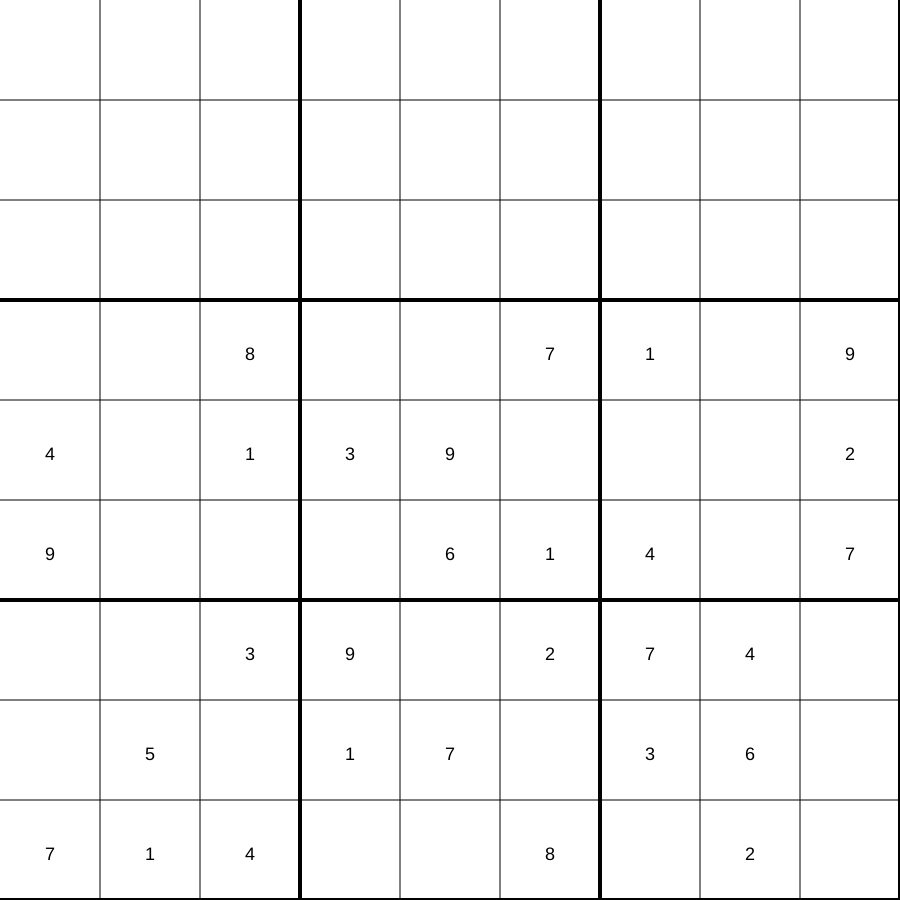
Frame 1 (no input)
Frame 60 (no input): identical to frame 1, image omitted
Frame 120 (the mouse pressed at the canvas centre since frame 60): identical to frame 1, image omitted

The p5.js sketch that drew this single still picture (run headless with seeded random() and noise() and a simulated clock; from frame 60 on, the mouse is pressed at the canvas centre):

// p5.js sketch
// ── sketch.js
//var puzzle = "6.......7....9..2.3.1..259.8....7.13....8....76.3....8.782..1.6.5..3....2.......9";

var puzzle1 = "196583274537249816842716593368427159671395682925861437683952741259174368714638925";//solution
//var puzzle = ".9...3274.3724..1.84.71...33.8..71.94.139...29...614.7..39.274..5.17.36.714..8.2.";//solvable on elimination only
var puzzle = ".............................8..71.94.139...29...614.7..39.274..5.17.36.714..8.2.";//reduced version, gets stuck on elimination only

//var puzzle = "....23.....4...1...5..84.9...1.7.9.2.93..6.......1.76..........8.......4.6....587";

var grid = [];
var current;
var step;
var solve;
var debug;
var stuck;
var cnt;

var BoxType = function () {
    this.nums = [1, 2, 3, 4, 5, 6, 7, 8, 9];
}

function setBox(index, val) {
    grid[index].nums = [];
    grid[index].nums.push(int(val));
}

function drawGrid() {
    background(255);
    var spacing = width / 9;
    if (debug.checked()) {
        fill(255, 0, 0);
        rect((current % 9) * spacing, floor(current / 9) * spacing, spacing, spacing);
    }
    for (var i = 0; i < 9; i++) {
        if (i % 3 == 2) {
            strokeWeight(4);
        } else {
            strokeWeight(1);
        }
        line(0, (i + 1) * spacing, width, (i + 1) * spacing);
        line((i + 1) * spacing, 0, (i + 1) * spacing, width);
        
        for (var j = 0; j < 9; j++) {
            if (grid[i + j * 9].nums.length == 1) {
                if (debug.checked()) {
                    fill(0, 255, 0);
                    strokeWeight(1);
                    rect(i * spacing + 5, j * spacing + 5, spacing - 10, spacing - 10);
                }
                fill(0);
                text(grid[i + j * 9].nums[0], i * spacing + spacing*.45, j * spacing + spacing*.6);
            } else {
                if (debug.checked()) {
                    for (var x = 0; x < grid[i + j * 9].nums.length; x++) {
                        fill(0);
                        text(grid[i + j * 9].nums[x], i * spacing + ((x % 3) * spacing / 4) + spacing*.15, j * spacing + (floor(x / 3) * spacing / 4)+ spacing*.35);
                    }
                }
            }
        }
    }
}
function deepCopy(obj) {
    if (Object.prototype.toString.call(obj) === '[object Array]') {
        var out = [], i = 0, len = obj.length;
        for ( ; i < len; i++ ) {
            out[i] = arguments.callee(obj[i]);
        }
        return out;
    }
    if (typeof obj === 'object') {
        var out = {}, i;
        for ( i in obj ) {
            out[i] = arguments.callee(obj[i]);
        }
        return out;
    }
    return obj;
}

function solveGrid() {

}

function checkFinished() {
    var finished = true;
    var i = 0;
    while (i < 81 && finished) {
        if (grid[i].nums.length > 1) {
            finished = false;
        }
        i++;
    }
    return finished;
}

function checkErrors(){
    var errcnt=0;
    for (var i = 0; i < 9; i++) {//col check
        cnt=[0,0,0,0,0,0,0,0,0];
        for (var j = 0; j < 9; j++) {
            for (var k = 1; k < 10; k++) {
                if(grid[j*9+i].nums.indexOf(k)!=-1){
                    cnt[k-1]++;
                }
            }
        }
        if(cnt.filter(n => n!=1).length){
           // console.log("error on col " +(i+1)+" : "+cnt);
            errcnt++;
        }
    }
    for (var i = 0; i < 9; i++) {//row check
        cnt=[0,0,0,0,0,0,0,0,0];
        for (var j = 0; j < 9; j++) {
            for (var k = 1; k < 10; k++) {
                if(grid[j+i*9].nums.indexOf(k)!=-1){
                    cnt[k-1]++;
                }
            }
        }
        if(cnt.filter(n => n!=1).length){
           // console.log("error on row " +(i+1)+" : "+cnt);
            errcnt++;
        }
    }
    for (var i = 0; i < 9; i++) {//square check
        cnt=[0,0,0,0,0,0,0,0,0];
        for (var j = 0; j < 9; j++) {
            for (var k = 1; k < 10; k++) {
                if(grid[j%3+9*floor(j/3)+floor(i/3)*3+(i%3)*27].nums.indexOf(k)!=-1){
                    cnt[k-1]++;
                }
            }
        }
        if(cnt.filter(n => n!=1).length) {
            //console.log("error on square " +(i%3+1)+","+(floor(i/3)+1)+" : "+cnt);
            errcnt++;
        }
    }
    console.log("Found "+errcnt+" errors !");
    return errcnt;
}

function populateGrid() {
    for (var i = 0; i < 81; i++) {
        grid[i] = new BoxType();
        if (puzzle[i] > 0) {
            setBox(i, puzzle[i]);
        }
    }
}

function stepF(){
    checkErrors();
    if(checkFinished())console.log("Finished !");
}

function simplify(){
    
}

function setup() {
    createCanvas(windowHeight*.9, windowHeight*.9);
    background(200);
    textSize(18);
    step = createButton("step");
    step.mousePressed(stepF);
    
    simply = createButton("Simplify!");
    simply.mousePressed(simplify);
    
    solve = createButton("solve!");
    solve.mousePressed(solveGrid);
    
    
    debug = createCheckbox("Enable debugging", false);
    debug.changed(drawGrid);
    
    current = 0;
    stuck = 0;
    
    populateGrid();
    console.log(grid);
    drawGrid();
}

function draw() {
}

// ── sketch1.js
var puzzle = "6.......7....9..2.3.1..259.8....7.13....8....76.3....8.782..1.6.5..3....2.......9";
var grid=[];
var debug=true;
var current=0;

var BoxType = function(){
    this.nums=[1, 2, 3, 4, 5, 6, 7, 8, 9];
    this.square=-1;
    this.line=-1;
    this.col=-1;
}


function setBox(index, val) {
    grid[index].nums = [];
    grid[index].nums.push(int(val));
}

function setupGrid(){
    for(var j=0;j<9;j++){
        for(var i=0;i<9;i++){
            var index=i+j*9;
            b=new BoxType();
            b.line=i;
            b.col=j;
            b.square=floor(i/3)+3*floor(j/3);
            grid[index]=b;
            if(puzzle[index]>0)setBox(index,puzzle[index])
        }
    }
}

function drawGrid() {
    background(255);
    var spacing = width / 9;
    if (debug) {
        fill(255, 0, 0);
        rect((current % 9) * spacing, floor(current / 9) * spacing, spacing, spacing);
    }
    for (var i = 0; i < 9; i++) {
        if (i % 3 == 2) {
            strokeWeight(4);
        } else {
            strokeWeight(1);
        }
        line(0, (i + 1) * spacing, width, (i + 1) * spacing);
        line((i + 1) * spacing, 0, (i + 1) * spacing, width);
        
        for (var j = 0; j < 9; j++) {
            if (grid[i + j * 9].nums.length == 1) {
                if (debug) {
                    fill(0, 255, 0);
                    strokeWeight(1);
                    rect(i * spacing + 5, j * spacing + 5, spacing - 10, spacing - 10);
                }
                fill(0);
                text(grid[i + j * 9].nums[0], i * spacing + spacing*.45, j * spacing + spacing*.6);
            } else {
                if (debug) {
                    for (var x = 0; x < grid[i + j * 9].nums.length; x++) {
                        fill(0);
                        text(grid[i + j * 9].nums[x], i * spacing + ((x % 3) * spacing / 4) + spacing*.15, j * spacing + (floor(x / 3) * spacing / 4)+ spacing*.35);
                    }
                }
            }
        }
    }
}
function getLine(g,nb){
    var s=[];
    for(var i=0;i<81;i++){
        if(g[i].line==nb)s.push(g[i]);
    }
    return s;
}
function getCol(g,nb){
    var s=[];
    for(var i=0;i<81;i++){
        if(g[i].col==nb)s.push(g[i]);
    }
    return s;
}
function getSquare(g,nb){
    var s=[];
    for(var i=0;i<81;i++){
        if(g[i].square==nb)s.push(g[i]);
    }
    return s;
}
function getKnown(a){
    var num=[];
    for(var i=0;i<a.length;i++){
        if(a[i].nums.length==1)num.push(a[i].nums[0]);
    }
    return num;
}
function simplifyBox(g,index){
    if(g[index].nums.length>1){
        l=getKnown(getLine(g,g[index].line));
        c=getKnown(getCol(g,g[index].col));
        s=getKnown(getSquare(g,g[index].square));
        l=l.concat(c);
        l=l.concat(s);
        for(var n=0;n<l.length;n++){
            i=g[index].nums.indexOf(l[n]);
            if(i>0){
                g[index].nums.splice(i,1);
            }
        }
    }
}
function setup(){
    setupGrid();
    createCanvas(windowHeight*.9, windowHeight*.9);
    background(200);
    textSize(width/9/4);
    step = createButton("step");
    step.mousePressed(stepF);
    step = createButton("loop");
    step.mousePressed(loopStep);
    
    drawGrid();
}
function stepF(){
    simplifyBox(grid,current);
    current++;
    if(current>=81){
        current=0;
        console.log("Loopped through !");
    }
}
function loopStep(){
    stepF();
    while(current!=0)stepF();
}
function draw(){
    drawGrid();
}
